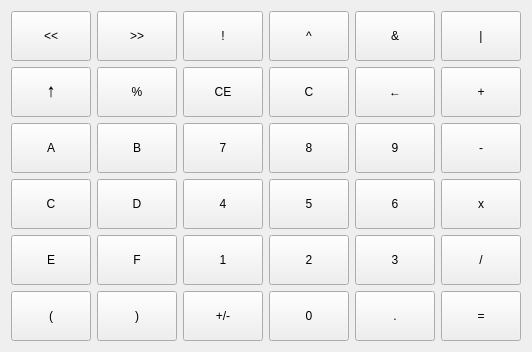
     <widget class="QWidget" name="tabDial">
      <attribute name="icon">
       <iconset resource="icons.qrc">
        <normaloff>:/icons/dialpad_FILL0_wght400_GRAD0_opsz48.svg</normaloff>:/icons/dialpad_FILL0_wght400_GRAD0_opsz48.svg</iconset>
      </attribute>
      <attribute name="title">
       <string/>
      </attribute>
      <layout class="QGridLayout" name="gridLayout">
       <item row="0" column="0">
        <widget class="QPushButton" name="pushButtonOpLsh">
         <property name="minimumSize">
          <size>
           <width>50</width>
           <height>50</height>
          </size>
         </property>
         <property name="text">
          <string>&lt;&lt;</string>
         </property>
        </widget>
       </item>
       <item row="2" column="3">
        <widget class="QPushButton" name="pushButtonNo8">
         <property name="minimumSize">
          <size>
           <width>50</width>
           <height>50</height>
          </size>
         </property>
         <property name="text">
          <string>8</string>
         </property>
        </widget>
       </item>
       <item row="5" column="3">
        <widget class="QPushButton" name="pushButtonNo0">
         <property name="minimumSize">
          <size>
           <width>50</width>
           <height>50</height>
          </size>
         </property>
         <property name="text">
          <string>0</string>
         </property>
        </widget>
       </item>
       <item row="5" column="5">
        <widget class="QPushButton" name="pushButtonOpCalculate">
         <property name="minimumSize">
          <size>
           <width>50</width>
           <height>50</height>
          </size>
         </property>
         <property name="text">
          <string>=</string>
         </property>
        </widget>
       </item>
       <item row="5" column="1">
        <widget class="QPushButton" name="pushButtonOpRbrac">
         <property name="minimumSize">
          <size>
           <width>50</width>
           <height>50</height>
          </size>
         </property>
         <property name="text">
          <string>)</string>
         </property>
        </widget>
       </item>
       <item row="4" column="5">
        <widget class="QPushButton" name="pushButtonOpDiv">
         <property name="minimumSize">
          <size>
           <width>50</width>
           <height>50</height>
          </size>
         </property>
         <property name="text">
          <string>/</string>
         </property>
        </widget>
       </item>
       <item row="2" column="1">
        <widget class="QPushButton" name="pushButtonNoB">
         <property name="minimumSize">
          <size>
           <width>50</width>
           <height>50</height>
          </size>
         </property>
         <property name="text">
          <string>B</string>
         </property>
        </widget>
       </item>
       <item row="3" column="1">
        <widget class="QPushButton" name="pushButtonNoD">
         <property name="minimumSize">
          <size>
           <width>50</width>
           <height>50</height>
          </size>
         </property>
         <property name="text">
          <string>D</string>
         </property>
        </widget>
       </item>
       <item row="2" column="2">
        <widget class="QPushButton" name="pushButtonNo7">
         <property name="minimumSize">
          <size>
           <width>50</width>
           <height>50</height>
          </size>
         </property>
         <property name="text">
          <string>7</string>
         </property>
        </widget>
       </item>
       <item row="1" column="2">
        <widget class="QPushButton" name="pushButtonOpCE">
         <property name="minimumSize">
          <size>
           <width>50</width>
           <height>50</height>
          </size>
         </property>
         <property name="text">
          <string>CE</string>
         </property>
        </widget>
       </item>
       <item row="0" column="5">
        <widget class="QPushButton" name="pushButtonOpOr">
         <property name="minimumSize">
          <size>
           <width>50</width>
           <height>50</height>
          </size>
         </property>
         <property name="text">
          <string>|</string>
         </property>
        </widget>
       </item>
       <item row="1" column="1">
        <widget class="QPushButton" name="pushButtonOpMod">
         <property name="minimumSize">
          <size>
           <width>50</width>
           <height>50</height>
          </size>
         </property>
         <property name="text">
          <string>%</string>
         </property>
        </widget>
       </item>
       <item row="1" column="4">
        <widget class="QPushButton" name="pushButtonOpBs">
         <property name="minimumSize">
          <size>
           <width>50</width>
           <height>50</height>
          </size>
         </property>
         <property name="text">
          <string>←</string>
         </property>
        </widget>
       </item>
       <item row="5" column="0">
        <widget class="QPushButton" name="pushButtonOpLbrac">
         <property name="minimumSize">
          <size>
           <width>50</width>
           <height>50</height>
          </size>
         </property>
         <property name="text">
          <string>(</string>
         </property>
        </widget>
       </item>
       <item row="5" column="2">
        <widget class="QPushButton" name="pushButtonOpConvert">
         <property name="minimumSize">
          <size>
           <width>50</width>
           <height>50</height>
          </size>
         </property>
         <property name="text">
          <string>+/-</string>
         </property>
        </widget>
       </item>
       <item row="1" column="5">
        <widget class="QPushButton" name="pushButtonOpPlus">
         <property name="minimumSize">
          <size>
           <width>50</width>
           <height>50</height>
          </size>
         </property>
         <property name="text">
          <string>+</string>
         </property>
        </widget>
       </item>
       <item row="0" column="2">
        <widget class="QPushButton" name="pushButtonOpNot">
         <property name="minimumSize">
          <size>
           <width>50</width>
           <height>50</height>
          </size>
         </property>
         <property name="text">
          <string>!</string>
         </property>
        </widget>
       </item>
       <item row="3" column="3">
        <widget class="QPushButton" name="pushButtonNo5">
         <property name="minimumSize">
          <size>
           <width>50</width>
           <height>50</height>
          </size>
         </property>
         <property name="text">
          <string>5</string>
         </property>
        </widget>
       </item>
       <item row="3" column="0">
        <widget class="QPushButton" name="pushButtonNoC">
         <property name="minimumSize">
          <size>
           <width>50</width>
           <height>50</height>
          </size>
         </property>
         <property name="text">
          <string>C</string>
         </property>
        </widget>
       </item>
       <item row="0" column="4">
        <widget class="QPushButton" name="pushButtonOpAnd">
         <property name="minimumSize">
          <size>
           <width>50</width>
           <height>50</height>
          </size>
         </property>
         <property name="text">
          <string>&amp;&amp;</string>
         </property>
        </widget>
       </item>
       <item row="1" column="3">
        <widget class="QPushButton" name="pushButtonOpClean">
         <property name="minimumSize">
          <size>
           <width>50</width>
           <height>50</height>
          </size>
         </property>
         <property name="text">
          <string>C</string>
         </property>
        </widget>
       </item>
       <item row="4" column="4">
        <widget class="QPushButton" name="pushButtonNo3">
         <property name="minimumSize">
          <size>
           <width>50</width>
           <height>50</height>
          </size>
         </property>
         <property name="text">
          <string>3</string>
         </property>
        </widget>
       </item>
       <item row="5" column="4">
        <widget class="QPushButton" name="pushButtonNonDot">
         <property name="minimumSize">
          <size>
           <width>50</width>
           <height>50</height>
          </size>
         </property>
         <property name="text">
          <string>.</string>
         </property>
        </widget>
       </item>
       <item row="4" column="1">
        <widget class="QPushButton" name="pushButtonNoF">
         <property name="minimumSize">
          <size>
           <width>50</width>
           <height>50</height>
          </size>
         </property>
         <property name="text">
          <string>F</string>
         </property>
        </widget>
       </item>
       <item row="4" column="3">
        <widget class="QPushButton" name="pushButtonNo2">
         <property name="minimumSize">
          <size>
           <width>50</width>
           <height>50</height>
          </size>
         </property>
         <property name="text">
          <string>2</string>
         </property>
        </widget>
       </item>
       <item row="4" column="0">
        <widget class="QPushButton" name="pushButtonNoE">
         <property name="minimumSize">
          <size>
           <width>50</width>
           <height>50</height>
          </size>
         </property>
         <property name="text">
          <string>E</string>
         </property>
        </widget>
       </item>
       <item row="2" column="5">
        <widget class="QPushButton" name="pushButtonOpMin">
         <property name="minimumSize">
          <size>
           <width>50</width>
           <height>50</height>
          </size>
         </property>
         <property name="text">
          <string>-</string>
         </property>
        </widget>
       </item>
       <item row="3" column="5">
        <widget class="QPushButton" name="pushButtonOpMult">
         <property name="minimumSize">
          <size>
           <width>30</width>
           <height>50</height>
          </size>
         </property>
         <property name="text">
          <string>x</string>
         </property>
        </widget>
       </item>
       <item row="2" column="4">
        <widget class="QPushButton" name="pushButtonNo9">
         <property name="minimumSize">
          <size>
           <width>50</width>
           <height>50</height>
          </size>
         </property>
         <property name="text">
          <string>9</string>
         </property>
        </widget>
       </item>
       <item row="0" column="1">
        <widget class="QPushButton" name="pushButtonOpRsh">
         <property name="minimumSize">
          <size>
           <width>50</width>
           <height>50</height>
          </size>
         </property>
         <property name="text">
          <string>&gt;&gt;</string>
         </property>
        </widget>
       </item>
       <item row="0" column="3">
        <widget class="QPushButton" name="pushButtonOpXor">
         <property name="minimumSize">
          <size>
           <width>50</width>
           <height>50</height>
          </size>
         </property>
         <property name="text">
          <string>^</string>
         </property>
        </widget>
       </item>
       <item row="3" column="4">
        <widget class="QPushButton" name="pushButtonNo6">
         <property name="minimumSize">
          <size>
           <width>50</width>
           <height>50</height>
          </size>
         </property>
         <property name="text">
          <string>6</string>
         </property>
        </widget>
       </item>
       <item row="2" column="0">
        <widget class="QPushButton" name="pushButtonNoA">
         <property name="minimumSize">
          <size>
           <width>50</width>
           <height>50</height>
          </size>
         </property>
         <property name="text">
          <string>A</string>
         </property>
        </widget>
       </item>
       <item row="1" column="0">
        <widget class="QPushButton" name="pushButton_10">
         <property name="minimumSize">
          <size>
           <width>50</width>
           <height>50</height>
          </size>
         </property>
         <property name="text">
          <string>￪</string>
         </property>
        </widget>
       </item>
       <item row="4" column="2">
        <widget class="QPushButton" name="pushButtonNo1">
         <property name="minimumSize">
          <size>
           <width>50</width>
           <height>50</height>
          </size>
         </property>
         <property name="text">
          <string>1</string>
         </property>
        </widget>
       </item>
       <item row="3" column="2">
        <widget class="QPushButton" name="pushButtonNo4">
         <property name="minimumSize">
          <size>
           <width>50</width>
           <height>50</height>
          </size>
         </property>
         <property name="text">
          <string>4</string>
         </property>
        </widget>
       </item>
      </layout>
     </widget>
